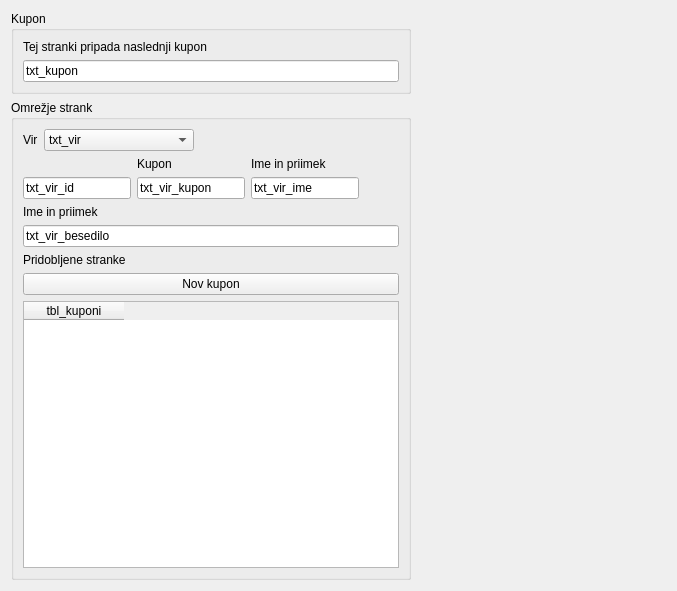
         <widget class="QWidget" name="scrollAreaWidgetContents_3">
          <property name="geometry">
           <rect>
            <x>0</x>
            <y>0</y>
            <width>677</width>
            <height>591</height>
           </rect>
          </property>
          <layout class="QGridLayout" name="gridLayout_16">
           <item row="0" column="0">
            <widget class="QGroupBox" name="groupBox_14">
             <property name="title">
              <string>Kupon</string>
             </property>
             <layout class="QVBoxLayout" name="verticalLayout_5">
              <item>
               <widget class="QLabel" name="label_43">
                <property name="text">
                 <string>Tej stranki pripada naslednji kupon</string>
                </property>
               </widget>
              </item>
              <item>
               <widget class="QLineEdit" name="txt_kupon">
                <property name="text">
                 <string>txt_kupon</string>
                </property>
               </widget>
              </item>
             </layout>
            </widget>
           </item>
           <item row="0" column="1">
            <spacer name="horizontalSpacer_7">
             <property name="orientation">
              <enum>Qt::Horizontal</enum>
             </property>
             <property name="sizeHint" stdset="0">
              <size>
               <width>195</width>
               <height>20</height>
              </size>
             </property>
            </spacer>
           </item>
           <item row="1" column="0">
            <widget class="QGroupBox" name="groupBox_7">
             <property name="title">
              <string>Omrežje strank</string>
             </property>
             <layout class="QVBoxLayout" name="verticalLayout_4">
              <item>
               <layout class="QHBoxLayout" name="horizontalLayout_4">
                <item>
                 <widget class="QLabel" name="label_18">
                  <property name="text">
                   <string>Vir</string>
                  </property>
                 </widget>
                </item>
                <item>
                 <widget class="QComboBox" name="txt_vir">
                  <property name="minimumSize">
                   <size>
                    <width>150</width>
                    <height>0</height>
                   </size>
                  </property>
                  <item>
                   <property name="text">
                    <string>txt_vir</string>
                   </property>
                  </item>
                 </widget>
                </item>
                <item>
                 <spacer name="horizontalSpacer_4">
                  <property name="orientation">
                   <enum>Qt::Horizontal</enum>
                  </property>
                  <property name="sizeHint" stdset="0">
                   <size>
                    <width>40</width>
                    <height>20</height>
                   </size>
                  </property>
                 </spacer>
                </item>
               </layout>
              </item>
              <item>
               <layout class="QGridLayout" name="gridLayout_6">
                <item row="0" column="1">
                 <widget class="QLabel" name="label_19">
                  <property name="text">
                   <string>Kupon</string>
                  </property>
                 </widget>
                </item>
                <item row="0" column="2">
                 <widget class="QLabel" name="label_20">
                  <property name="text">
                   <string>Ime in priimek</string>
                  </property>
                 </widget>
                </item>
                <item row="1" column="2">
                 <widget class="QLineEdit" name="txt_vir_ime">
                  <property name="text">
                   <string>txt_vir_ime</string>
                  </property>
                 </widget>
                </item>
                <item row="1" column="1">
                 <widget class="QLineEdit" name="txt_vir_kupon">
                  <property name="text">
                   <string>txt_vir_kupon</string>
                  </property>
                 </widget>
                </item>
                <item row="1" column="0">
                 <widget class="QLineEdit" name="txt_vir_id">
                  <property name="text">
                   <string>txt_vir_id</string>
                  </property>
                 </widget>
                </item>
                <item row="1" column="3">
                 <spacer name="horizontalSpacer_5">
                  <property name="orientation">
                   <enum>Qt::Horizontal</enum>
                  </property>
                  <property name="sizeHint" stdset="0">
                   <size>
                    <width>40</width>
                    <height>20</height>
                   </size>
                  </property>
                 </spacer>
                </item>
               </layout>
              </item>
              <item>
               <widget class="QLabel" name="label_12">
                <property name="text">
                 <string>Ime in priimek</string>
                </property>
               </widget>
              </item>
              <item>
               <widget class="QLineEdit" name="txt_vir_besedilo">
                <property name="text">
                 <string>txt_vir_besedilo</string>
                </property>
               </widget>
              </item>
              <item>
               <widget class="QLabel" name="label_21">
                <property name="text">
                 <string>Pridobljene stranke</string>
                </property>
               </widget>
              </item>
              <item>
               <widget class="QPushButton" name="btn_novkupon">
                <property name="text">
                 <string>Nov kupon</string>
                </property>
               </widget>
              </item>
              <item>
               <widget class="QTableWidget" name="tbl_kuponi">
                <property name="editTriggers">
                 <set>QAbstractItemView::NoEditTriggers</set>
                </property>
                <property name="selectionBehavior">
                 <enum>QAbstractItemView::SelectRows</enum>
                </property>
                <property name="sortingEnabled">
                 <bool>true</bool>
                </property>
                <column>
                 <property name="text">
                  <string>tbl_kuponi</string>
                 </property>
                </column>
               </widget>
              </item>
             </layout>
            </widget>
           </item>
          </layout>
         </widget>
